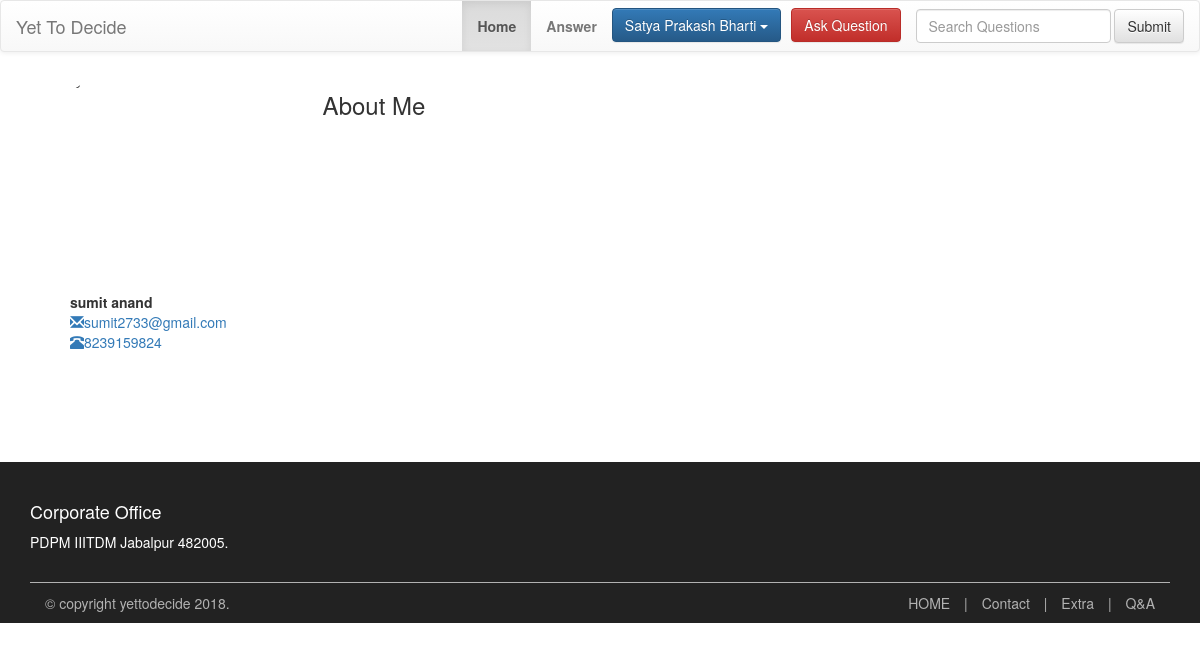
The page /who.php?var=sumit2733@gmail.com (signed in) on the database its author committed.
### tables this page shows
CREATE TABLE `users` (
  `email` varchar(1000) NOT NULL,
  `pass` varchar(30) NOT NULL,
  `name` varchar(30) NOT NULL,
  `phone` varchar(10) NOT NULL,
  `profilep` varchar(200) DEFAULT NULL,
  `college` varchar(245) DEFAULT NULL,
  `about` longtext
);

### who.php (the view, shortened to what this page needs)
<!DOCTYPE html>
<html>
<head>
	<link rel='stylesheet' href='footer.css' type='text/css'>
    <link rel='stylesheet' href='https://maxcdn.bootstrapcdn.com/bootstrap/3.3.7/css/bootstrap.min.css'>
    <link rel='stylesheet' href='https://maxcdn.bootstrapcdn.com/bootstrap/3.3.7/css/bootstrap-theme.min.css'>
</head>
    <header>
		<nav class='navbar navbar-default'>
		  <div class='container-fluid'>
			<div class='navbar-header'>
			  <a class='navbar-brand' href='index.php'>Yet To Decide</a>
			</div>
			<div class='collapse navbar-collapse' id='bs-example-navbar-collapse-1'>
			  <ul class='nav navbar-nav navbar-right'>
				<li class='active'><a href='index.php'><b>Home</b> <span class='sr-only'>(current)</span></a></li>
				<li><a href='#'><b>Answer</b></a></li>
<form class='navbar-form navbar-right' action='discusssearch.php' method='post'>
				<div class='form-group'>
				  <input type='text' class='form-control' name='question' placeholder='Search Questions'>
				</div>
				<button type='submit' name='search' value='Search' class='btn btn-default'>Submit</button>
			  </form>
<li><?php
                                    $link = mysqli_connect('localhost', 'root', '','counselling');
                                     if($_SESSION['IS_AUTHENTICATED']){
                                     $hello =$_SESSION['email'];
                                         $sql="SELECT name FROM users WHERE email ='$hello'";
                                         $result=mysqli_query($link,$sql);
                                        $row=mysqli_fetch_array($result);
                                         $name=$row['name'];
                                echo "<div class='dropdown' style='margin-top:7px'>
  <button class='btn btn-primary dropdown-toggle' type='button' id='dropdownMenu1' data-toggle='dropdown' aria-haspopup='true' aria-expanded='true'>
    $name
    <span class='caret'></span>
  </button>
  <ul class='dropdown-menu' aria-labelledby='dropdownMenu1'>
    <li><a href='profile.php'>My profile</a></li>
    <li><a href='#'>setting</a></li>
    <li><a href='loggout.php'>Log out</a></li>
  </ul>
</div>";
                                     }
                                    ?> </li>
  <button type='button' style='margin-top:7px;margin-left:10px;' class='btn btn-danger' data-toggle='modal' data-target='#myModal'>Ask Question</button>
			  </ul>
			</div>
		  </div>
		</nav>
	</header>
<body>
<?php
                                    $link = mysqli_connect('localhost', 'root', '','counselling');
                                     if($_SESSION['IS_AUTHENTICATED']){
                                     $hello =$_GET['var'];
                                         $sql="SELECT * FROM users WHERE email ='$hello'";
                                         $result=mysqli_query($link,$sql);
                                        $row=mysqli_fetch_array($result);
                                         $name=$row['name'];
                                         $college=$row['college'];
 					$profilep=$row['profilep'];
	echo "<div class='container'>
	<div class='row profile'>
	<div class='col-md-3'>
	<div class ='profile-sidebar'>
	<div class ='profile-user-pic'>
	<img src='images/$profilep' alt='photo' class='img-responsive img-circle' style='width:200px;height:200px;'>
	</div>
	<div class='profile-user-title' style='margin-left:40px;margin-top:20px;'>
	<div class='profile-user-name'><b>".$name."</b>
	  </div>
	  <div class='profile-user-job'>".$college."
	  </div>
      </div>
	  <div class='profile-user-menu' style='margin-left:00px;'>
	  <ul class ='van' style='list-style:none'>
	  <li class ='active'><a href=''><i class= 'glyphicon glyphicon-envelope'></i>".$row['email']."</a></li>
	  <li class ='active'><a href=''><i class ='glyphicon glyphicon-phone-alt'></i>".$row['phone']."</a></li>
	  </ul>
	  </div>
	  </div>
	  </div>
	  <div class='col-md-9'><h3>About Me</h3>
	  <p>".$row['about']."</p>
	  </div>
	  </div>
	  </div>";
}
?>
 <footer class='site-footer' style='margin-top:100px'>
 <div class='container'>
 <div class='row'>
 <div class='col-md-5'>
 <h4>Corporate Office</h4>
 <address>PDPM IIITDM Jabalpur 482005.
 </address>
 </div>
</div>
   <div class='bottom-footer'>
     <div class='col-md-5'>© copyright yettodecide 2018.</div>
     <div class='col-md-7'>
         <ul class='footer-nav'>
		     <li> <a href='index.html'>HOME</a></li>
			 <li> <a href='#'>Contact</a></li>
			 <li> <a href='#'>Extra</a></li>
	         <li> <a href='#'>Q&A</a></li>
		  </ul>
		 </div>
       </div>
      </div>
 </footer>
</body>
</html>

### footer.css (style rules this page uses)
.site-footer { background-color:#222; color:#fff; margin-top: 30px; padding-top: 30px; }
.bottom-footer { border-top:1px solid #b2b2b2; margin-top:10px; padding-top:10px; color: #b2b2b2; }
.footer-nav { text-align:right; list-style:none; }
.footer-nav li { display:inline; }
.footer-nav li:not(:first-child):before { content: '|'; padding:0px 10px; }
.footer-nav a { color:#b2b2b2 }

### rows shown on the page
users: name "Satya Prakash Bharti"
users: name "sumit anand", email "sumit2733@gmail.com", phone "8239159824"
